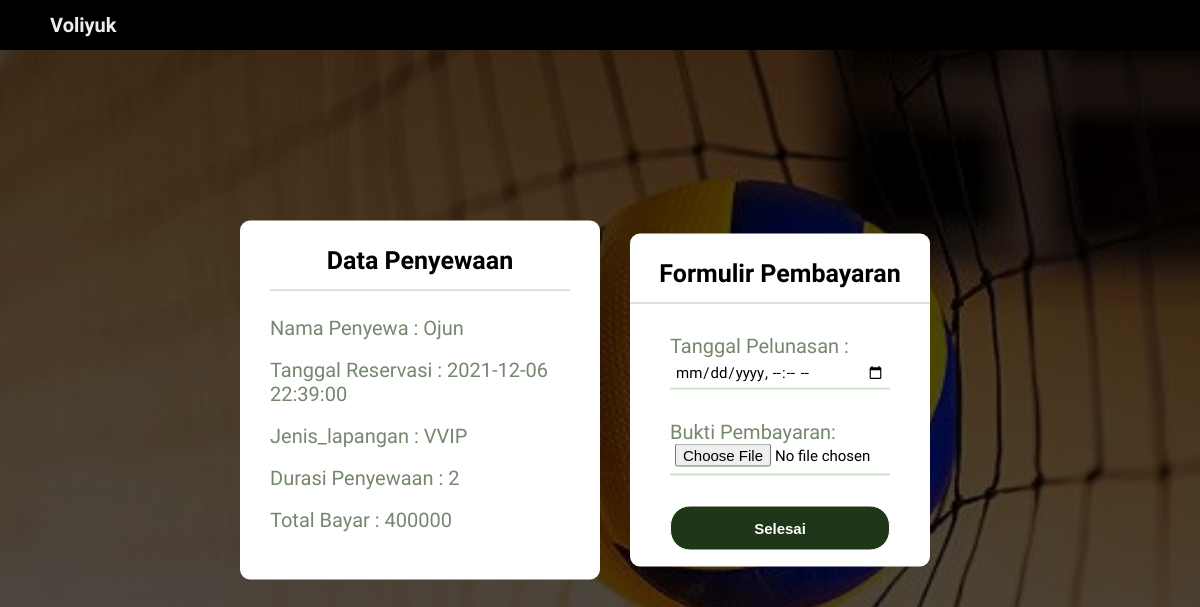
The page /transaksi.php?id=48 on the database its author committed.
### tables this page shows
CREATE TABLE `data_sewa` (
  `id` int(255) NOT NULL,
  `nama_penyewa` varchar(255) NOT NULL,
  `tanggal_reservasi` datetime NOT NULL,
  `reservasi_untuk` datetime NOT NULL,
  `durasi_penyewaan` int(11) NOT NULL,
  `jenis_lapangan` varchar(255) NOT NULL,
  `total_harga` int(255) NOT NULL
);

### koneksidb.php (called while the page is built, shortened)
<?php
$server = "localhost";
$user = "root";
$pass = "";
$db_name = "voliyuk";
$conn = mysqli_connect($server, $user, $pass,$db_name);
function query($query) {
	global $conn;
	$result = mysqli_query($conn, $query);
	$rows =[];
	while($row = mysqli_fetch_assoc($result)){
		$rows[]=$row;
	}
	return $rows;
}
?>

### transaksi.php (the view, shortened to what this page needs)
<?php
include 'koneksidb.php';
$id_penyewaan = $_GET["id"];
$datasewa = query("SELECT * FROM data_sewa WHERE id = $id_penyewaan")[0];
?>
<html>
<head>
<link rel="stylesheet" type="text/css" href="styles/styleform.css">
</head>
<body>
<div class="header">
	<div class="judul">
		<h1>Voliyuk</h1>
	</div>
</div>
<div class="box2">
	<h3> Data Penyewaan </h3>
	<div class="textField">
	<label for="">Nama Penyewa : <?php echo $datasewa["nama_penyewa"];?></label><br><br>
	</div>
	<div class="textField">
	<label for="">Tanggal Reservasi : <?php echo $datasewa["tanggal_reservasi"];?></label><br><br>
	</div>
	<div class="textField">
	<label for="">Jenis_lapangan : <?php echo $datasewa["jenis_lapangan"];?></label><br><br>
	</div>
	<div class="textField">
	<label for="">Durasi Penyewaan : <?php echo $datasewa["durasi_penyewaan"];?></label><br><br>
	</div>
	<div class="textField">
	<label for="">Total Bayar : <?php echo $datasewa["total_harga"] ;?></label><br><br>
	</div>
</div>
<div class="box">
	<h3> Formulir Pembayaran </h3>
	<form action="" method="POST" enctype = "multipart/form-data">
	<div class="textField">
	<label for="">Tanggal Pelunasan : </label><br>
	<input type="datetime-local" name="tgl_pelunasan" required><br>
	</div>
	<div class="textField">
	<label for="">Bukti Pembayaran: </label><br>
	<input type="file" name="gambar" required><br>
	</div>
	<div class="submit">
	<button type="submit" name="submit"> Selesai </button>
	</div>
</div>
</body>
</html>

### styles/styleform.css (style rules this page uses)
body { display: flex; background-image: linear-gradient(rgba(0,0,0,0.7),rgba(0,0,0,0.7)), url("voli2.jpg"); background-repeat: no-repeat; background-position: center; background-size: cover; }
.header { background:#000000; height: 50px; display: flex; flex-wrap: wrap; justify-content: space-between; align-items:center; position: fixed; top:0; left:0; width:100%; }
.header .judul { font-size: 10px; font-weight:200; color: #EDEDED; font-family:'Merienda One'; padding-left:50px; }
.box { position: absolute; top: 50%; left: 50%; transform: translate(-50%,-50%); width:300px; background:#fff; border-radius:10px; }
.box h3 { font-size:25px; text-align:center; padding: 0 0 15px 0; border-bottom: 1px solid silver; font-family: 'Barlow Condensed'; }
.box form { padding:0 40px; box-sizing: border-box; }
form .textField { position:relative; border-bottom:2px solid #cbe3c3; margin:30px 0; }
.textField input { width:100%; padding:0 5px; height: 30px; font-size: 15px; font-family: 'Barlow Condensed'; border: none; outline:none; }
.textField label { color: #75876f; font-size: 20px; font-family: 'Barlow Condensed'; }
button[type="submit"] { width: 100%; height: 45px; border:1px solid; background: #1f3618; border-radius: 20px; font-size:15px; color:#fff; font-weight: 600; }

### transaksi.php (style rules this page uses)
.box2 { position: absolute; top: 50%; left: 35%; transform: translate(-50%,-50%); padding-left: 30px; padding-right: 30px; padding-bottom: 30px; width:300px; background:#fff; border-radius:10px; }
.box { left: 65%; }
.box2 h3 { font-size:25px; text-align:center; padding: 0 0 15px 0; border-bottom: 1px solid silver; font-family: 'Barlow Condensed'; }

### rows shown on the page
data_sewa: nama_penyewa "Ojun", tanggal_reservasi "2021-12-06 22:39:00", jenis_lapangan "VVIP", durasi_penyewaan "2", total_harga "400000"
